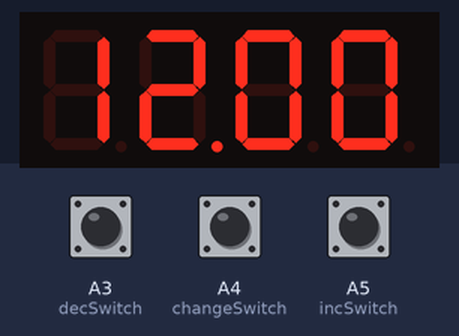
This sketch was run on a simulated Arduino Uno, built with avr-gcc and run on an emulated ATmega328P. Shown: 4-digit seven-segment display. Inputs (shaded band) come from the test bench; at power-on: A3 (decSwitch) HIGH, A5 (incSwitch) HIGH, A4 (changeSwitch) HIGH.

Above: at 1.2 s.
1.3 s: A3 (decSwitch) pulled LOW for 1 s
At 3.4 s:
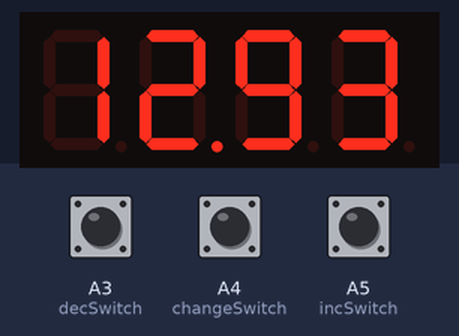
3.8 s: A5 (incSwitch) pulled LOW for 3.2 s
At 7.3 s:
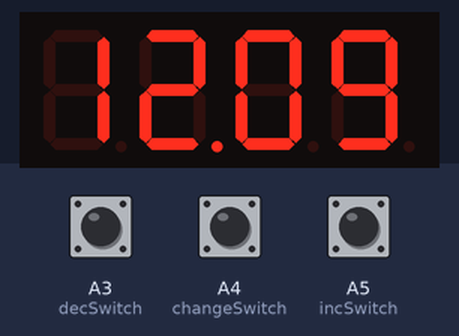
8.5 s: A3 (decSwitch) pulled LOW for 0.15 s
At 9.1 s:
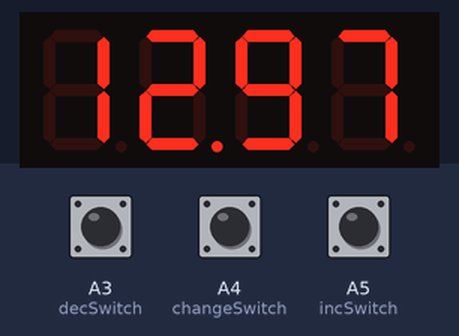
10.1 s: A5 (incSwitch) pulled LOW for 0.15 s
At 11.6 s:
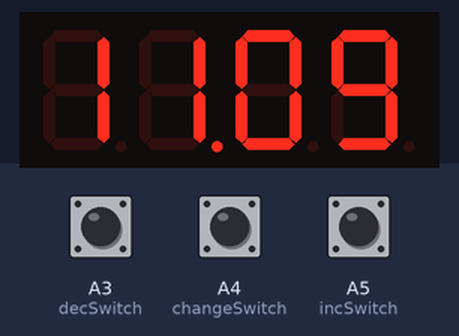
Timing chart, 0 to 12.7 s (numbered marks = the images above; inputs shaded):
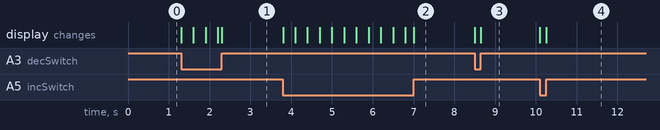

The sketch:

Salazar_Experiment_3_Clocks.ino
```cpp
#include "SevSeg.h"
SevSeg sevseg;

unsigned long previousMillis = 0UL;
unsigned long interval = 1000UL;
int secTime = 0;
int firstMinTime = 0;
int secondMinTime = 0;
int firstHourTime = 2;
int secondHourTime = 1;
int hourTime = 0;
int displayTime= 0;
bool firstRotate = false;
uint8_t firstBit;
uint8_t secondBit;
uint8_t thirdBit;
uint8_t fourthBit;
int incSwitch = A5;
int decSwitch = A3;
int changeSwitch = A4;
bool inHour = false;

void setup()
{
  pinMode(incSwitch, INPUT_PULLUP);
  pinMode(decSwitch, INPUT_PULLUP);
  pinMode(changeSwitch, INPUT_PULLUP);
  byte numDigits = 4;
  byte digitPins[] = {2, 3, 4, 5};
  byte segmentPins[] = {6, 7, 8, 9, 10, 11, 12, 13};
  bool resistorsOnSegments = 0;
  sevseg.begin(COMMON_CATHODE, numDigits, digitPins, segmentPins, resistorsOnSegments);
  sevseg.setBrightness(90);
}

void loop()
{
  unsigned long currentMillis = millis();
  if(currentMillis - previousMillis > interval) {
	  for(int i; i < 60; i++){

    }
 	  previousMillis = currentMillis;
    secTime++;
    if (secTime == 60) {
      firstMinTime++;
      secTime = 0;
    }
    if (firstMinTime == 10) {
      secondMinTime++;
      firstMinTime = 0;
    }
    if (secondMinTime == 6) {
      firstHourTime++;
      secondMinTime = 0;
    }
    if (firstHourTime == 10 && firstRotate == false) {
      firstRotate = true;
      secondHourTime++;
      firstHourTime = 0;
    }
    if (firstHourTime < 2 && firstRotate == true) {
      firstRotate = false;
      secondHourTime = 0;
      firstHourTime = 1;
    }

  }

  if (digitalRead(changeSwitch) == LOW) {
      inHour = !inHour;
  }
  if (digitalRead(decSwitch) == LOW) {
      if (inHour == false) {
        if (firstMinTime == 10) {
          firstMinTime = 0;
          secondMinTime++;
        }
        else {
          firstMinTime++;
        }
      }
      else {
      if (firstHourTime == 10) {
        firstHourTime = 0;
        secondHourTime++;
        firstRotate = true;
      }
      else {
        firstHourTime++;
      }
    }
  }
  if (digitalRead(incSwitch) == LOW) {
    if (inHour == false) {
      if (firstMinTime == 0) {
        firstMinTime = 9;
        if(secondMinTime == 0) {
          secondMinTime = 5;
          if (firstHourTime == 0) {
            firstHourTime = 9;
            secondHourTime = 0;
          }
          else if (firstHourTime == 1) {
            firstHourTime = 2;
            secondHourTime = 1;
          }
          else {
            firstHourTime--;
          }
        }
        else {
          secondMinTime--;
        }
      }
      else {
        firstMinTime--;
      }
    }
    else {
      if (firstHourTime == 0) {
            firstHourTime = 9;
            secondHourTime = 0;
          }
          else if (firstHourTime == 1) {
            firstHourTime = 2;
            secondHourTime = 1;
          }
    }
  }

  switch(firstMinTime) {
    case 0:
    firstBit = 0b00111111;
    break;
    case 1:
    firstBit = 0b00000110;
    break;
    case 2:
    firstBit = 0b01011011;
    break;
    case 3:
    firstBit = 0b01001111;
    break;
    case 4:
    firstBit = 0b01100110;
    break;
    case 5:
    firstBit = 0b01101101;
    break;
    case 6:
    firstBit = 0b01111101;
    break;
    case 7:
    firstBit = 0b00000111;
    break;
    case 8:
    firstBit = 0b01111111;
    break;
    case 9:
    firstBit = 0b01101111;
    break;
  }

  switch(secondMinTime) {
    case 0:
    secondBit = 0b00111111;
    break;
    case 1:
    secondBit = 0b00000110;
    break;
    case 2:
    secondBit = 0b01011011;
    break;
    case 3:
    secondBit = 0b01001111;
    break;
    case 4:
    secondBit = 0b01100110;
    break;
    case 5:
    secondBit = 0b01101101;
    break;
    case 6:
    secondBit = 0b01111101;
    break;
    case 7:
    secondBit = 0b00000111;
    break;
    case 8:
    secondBit = 0b01111111;
    break;
    case 9:
    secondBit = 0b01101111;
    break;
  }

  switch(firstHourTime) {
    case 0:
    secondBit = 0b10111111;
    break;
    case 1:
    thirdBit = 0b10000110;
    break;
    case 2:
    thirdBit = 0b11011011;
    break;
    case 3:
    thirdBit = 0b11001111;
    break;
    case 4:
    thirdBit = 0b11100110;
    break;
    case 5:
    thirdBit = 0b11101101;
    break;
    case 6:
    thirdBit = 0b11111101;
    break;
    case 7:
    thirdBit = 0b10000111;
    break;
    case 8:
    thirdBit = 0b11111111;
    break;
    case 9:
    thirdBit = 0b11101111;
    break;
  }

  switch(secondHourTime) {
    case 0:
    fourthBit = 0b00111111;
    break;
    case 1:
    fourthBit = 0b00000110;
  }

  sevseg.setSegmentsDigit(3, firstBit);
  sevseg.setSegmentsDigit(2, secondBit);
  sevseg.setSegmentsDigit(1, thirdBit);
  sevseg.setSegmentsDigit(0, fourthBit);
  sevseg.refreshDisplay();

}
```

Measured:
- after the input at 1.3 s, the display: first changes at once (image 1 shows a later state)
- after the input at 3.8 s, the display: first changes at once (image 2 shows a later state)
- after the input at 8.5 s, the display: first changes at once (image 3 shows a later state)
- after the input at 10.1 s, the display: first changes at once (image 4 shows a later state)
